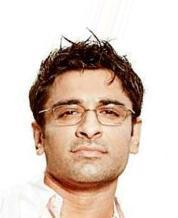
#> input picture dataset/FaceWithGlasses/002426.jpg, 178 x 218 px; its folder holds only this picture in this run
$ python training_data.py
#> lines starting #> are read from the running program, lines starting #| are printed output that depends on the picture; after the words box and inside, x2 and y2 are one past the last pixel; in counts of white or black regions, pixels touching at a corner belong together
### face_detecor.py
import cv2


def detector(img):
#> called with img = 'dataset/FaceWithGlasses/002426.jpg'
    face_cascade = cv2.CascadeClassifier(r'saved_data\haarcascade_frontalface_default.xml')
    gray = cv2.imread(img, cv2.IMREAD_GRAYSCALE)
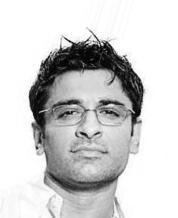
#> gray: shape (218, 178); min 0, max 255, mean 207.1
    faces = face_cascade.detectMultiScale(gray, 1.4, 5)
#> faces = [[40, 77, 92, 92], [24, 62, 129, 129]]
    crop_img = False
    for (x, y, w, h) in faces:
        cv2.rectangle(gray, (x, y), (x + w, y + h), (255, 0, 0), 2)
        crop_img = gray[y:y + h, x:x + w]
#> this loop made 2 passes
#> pass 1, in detector, `crop_img = gray[y:y + h, x:x + w]`:
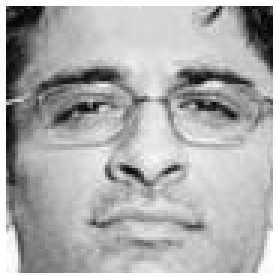
#> crop_img: shape (92, 92) (shown 3 times larger); min 0, max 255, mean 173.7
#> pass 2, in detector, `crop_img = gray[y:y + h, x:x + w]`:
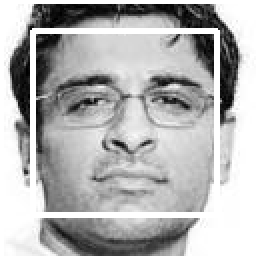
#> crop_img: shape (129, 129) (shown 2 times larger); min 0, max 255, mean 178.4
#> after the loop:
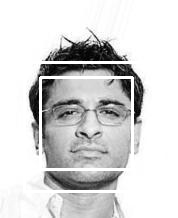
#> gray: shape (218, 178); 4.93% of pixels changed, all inside (x1, y1, x2, y2) = (23, 61, 155, 193)
    if len(faces) != 0:
        return crop_img
    else:
        return gray

### training_data.py
import cv2
import os
from tqdm import tqdm
import random
import numpy as np
import pickle
from face_detecor import detector


DATADIR = r"dataset"
CATEGORIES = ["FaceWithGlasses", "FaceWithoutGlasses"]
training_data = []
image_size = 200


def create_training_data(DATADIR, CATEGORIES):
    for category in CATEGORIES:

        path = os.path.join(DATADIR, category)
        class_num = CATEGORIES.index(category)

        for img in tqdm(os.listdir(path)):
            try:
                img_array = detector(os.path.join(path, img))
                img_array = cv2.resize(img_array, (200, 200))
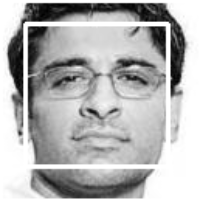
#> img_array: shape (200, 200); min 1, max 255, mean 178.3
                training_data.append([img_array, class_num, os.path.join(path, img)])
            except Exception as e:
                pass
#> pass 2 of the loop in create_training_data, `for category in CATEGORIES:`:
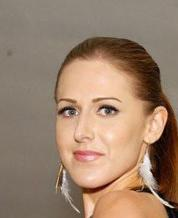
#> input picture dataset/FaceWithoutGlasses/000186.jpg, 178 x 218 px
#> faces = [[23, 60, 129, 129]]
#> the loop in detector (call 2), `for (x, y, w, h) in faces:` made 1 pass
#> after the loop in detector (call 2), `for (x, y, w, h) in faces:`:
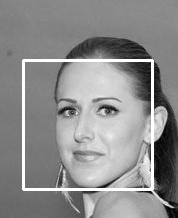
#> gray: shape (218, 178); min 0, max 255, mean 140.1
#> in create_training_data, `img_array = cv2.resize(img_array, (200, 200))`:
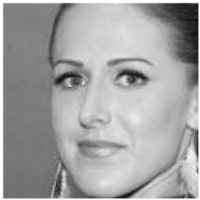
#> img_array: shape (200, 200); min 11, max 255, mean 163

    random.shuffle(training_data)

    X = []
    y = []
    z = []

    for features, label, path_to_image in training_data:
        X.append(features)
        y.append(label)
        z.append(path_to_image)
#> this loop made 2 passes
#> (label, path_to_image) on passes 1 to 2: (0, 'dataset/FaceWithGlasses/002426.jpg'), (1, 'dataset/FaceWithoutGlasses/000186.jpg')
#> after the loop, X = 2 items; y = [0, 1]; z = ['dataset/FaceWithGlasses/002426.jpg', 'dataset/FaceWithoutGlasses/000186.jpg']

    X = np.array(X)
    X = np.reshape(X, (-1, 200, 200, 1))
    y = np.array(y).astype(float)

    return X, y, z

if __name__ == "__main__":
    X, y, z = create_training_data(DATADIR, CATEGORIES)
#> y = [0, 1]

    pickle_out = open(r"saved_data\X.pickle", "wb")
    pickle.dump(X, pickle_out)
    pickle_out.close()

    pickle_out = open(r"saved_data\y.pickle", "wb")
    pickle.dump(y, pickle_out)
    pickle_out.close()

    print(len(training_data))
#| 2
